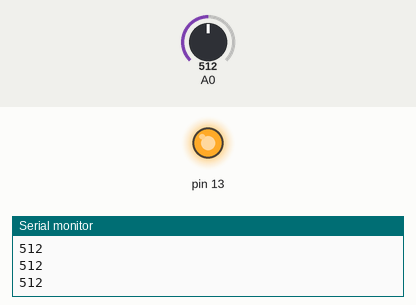
This sketch was run on a simulated Arduino Uno, built with avr-gcc and run on an emulated ATmega328P. On the bench: output pins drawn as LEDs (lit = HIGH), the last lines printed to the serial monitor. The inputs (shaded band) are chosen by the test bench; at power-on: A0 = 512.

Above: at 1.2 s.
1.3 s: A0 set to 498
At 2.3 s:
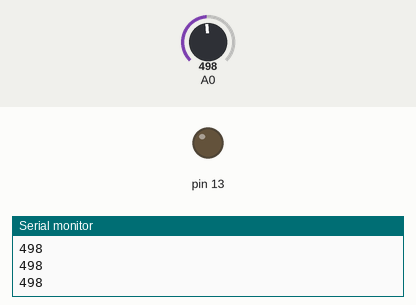
2.8 s: A0 set to 522
At 3.6 s:
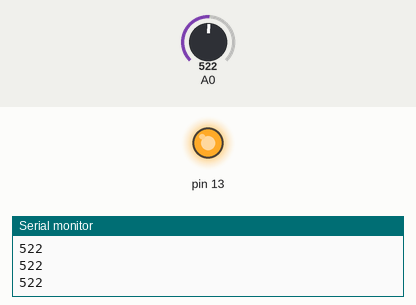
4.3 s: A0 set to 511
At 4.6 s:
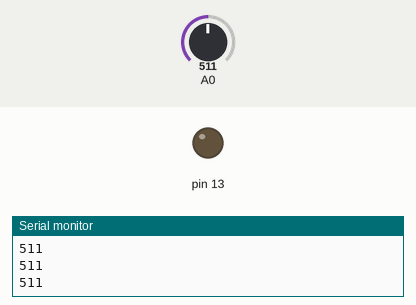
Timing chart, 0 to 7.3 s (numbered marks = the images above; inputs shaded):
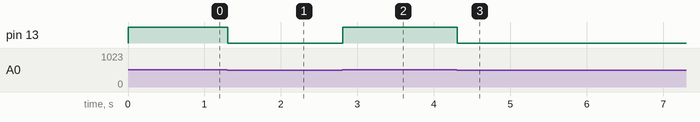

The sketch:

diagnostica_analog.ino
```cpp
void setup() {
Serial.begin(9600);
pinMode(A0,INPUT);
pinMode(13,OUTPUT);
}

void loop() {
  int s0 = analogRead(A0);
  Serial.println(s0);//prints the result
  if (s0 >= 512) {
    digitalWrite(13, HIGH);
  }
  else {
    digitalWrite(13, LOW);
  }
}
```

Measured:
- the behaviour switches between 512 and 511 on A0 (found by bisection; images 0 and 1)
- after the input at 1.3 s, pin 13: HIGH → LOW at once
- after the input at 2.8 s, pin 13: LOW → HIGH at once
- after the input at 4.3 s, pin 13: HIGH → LOW at once
